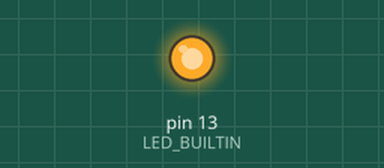
The sketch below on a simulated Arduino Uno, built with avr-gcc and run on an emulated ATmega328P. Shown: output pins drawn as LEDs (lit = HIGH). What the sketch prints to the serial monitor is not drawn.

Above: at 1.4 s.
Timing chart, 0 to 2.9 s (numbered marks = the images above):
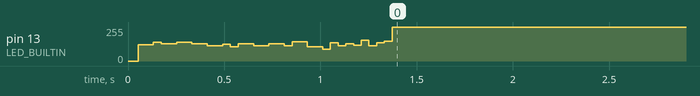

The sketch:

solve.ino
```cpp
#pragma GCC optimize ("-O3")
#define ROUND_NUM 128
typedef unsigned char u8;
typedef unsigned short u16;

u8 ROL8(u8 x, u8 n) {
return ((u8) ((x) << (n)) | (u8) ((x) >> (8 - (n))));
}

u16 ROL16(u16 x, u16 n) {
return ((u16) ((x) << (n)) | (u16) ((x) >> (16 - (n))));
}

void key_gen(u8 *rnd, u8 *key) {
u8 key_in[2];
u8 tmp1, tmp2;
u16 *key_p;
u16 con = 0x9ABC;
key_in[0] = key[0];
key_in[1] = key[1];
key_p = (u16*) key_in;
int i = 0;
static u8 R_BOX1[256] = {0, 34, 68, 102, 136, 170, 204, 238, 17, 51, 85, 119, 153, 187, 221, 255, 34, 68, 102, 136, 170, 204, 238, 16, 51, 85, 119, 153, 187, 221, 255, 33, 68, 102, 136, 170, 204, 238, 16, 50, 85, 119, 153, 187, 221, 255, 33, 67, 102, 136, 170, 204, 238, 16, 50, 84, 119, 153, 187, 221, 255, 33, 67, 101, 136, 170, 204, 238, 16, 50, 84, 118, 153, 187, 221, 255, 33, 67, 101, 135, 170, 204, 238, 16, 50, 84, 118, 152, 187, 221, 255, 33, 67, 101, 135, 169, 204, 238, 16, 50, 84, 118, 152, 186, 221, 255, 33, 67, 101, 135, 169, 203, 238, 16, 50, 84, 118, 152, 186, 220, 255, 33, 67, 101, 135, 169, 203, 237, 17, 51, 85, 119, 153, 187, 221, 255, 34, 68, 102, 136, 170, 204, 238, 16, 51, 85, 119, 153, 187, 221, 255, 33, 68, 102, 136, 170, 204, 238, 16, 50, 85, 119, 153, 187, 221, 255, 33, 67, 102, 136, 170, 204, 238, 16, 50, 84, 119, 153, 187, 221, 255, 33, 67, 101, 136, 170, 204, 238, 16, 50, 84, 118, 153, 187, 221, 255, 33, 67, 101, 135, 170, 204, 238, 16, 50, 84, 118, 152, 187, 221, 255, 33, 67, 101, 135, 169, 204, 238, 16, 50, 84, 118, 152, 186, 221, 255, 33, 67, 101, 135, 169, 203, 238, 16, 50, 84, 118, 152, 186, 220, 255, 33, 67, 101, 135, 169, 203, 237, 16, 50, 84, 118, 152, 186, 220, 254};
static u8 R_BOX2[256] = {0, 136, 17, 153, 34, 170, 51, 187, 68, 204, 85, 221, 102, 238, 119, 255, 136, 16, 153, 33, 170, 50, 187, 67, 204, 84, 221, 101, 238, 118, 255, 135, 17, 153, 34, 170, 51, 187, 68, 204, 85, 221, 102, 238, 119, 255, 136, 16, 153, 33, 170, 50, 187, 67, 204, 84, 221, 101, 238, 118, 255, 135, 16, 152, 34, 170, 51, 187, 68, 204, 85, 221, 102, 238, 119, 255, 136, 16, 153, 33, 170, 50, 187, 67, 204, 84, 221, 101, 238, 118, 255, 135, 16, 152, 33, 169, 51, 187, 68, 204, 85, 221, 102, 238, 119, 255, 136, 16, 153, 33, 170, 50, 187, 67, 204, 84, 221, 101, 238, 118, 255, 135, 16, 152, 33, 169, 50, 186, 68, 204, 85, 221, 102, 238, 119, 255, 136, 16, 153, 33, 170, 50, 187, 67, 204, 84, 221, 101, 238, 118, 255, 135, 16, 152, 33, 169, 50, 186, 67, 203, 85, 221, 102, 238, 119, 255, 136, 16, 153, 33, 170, 50, 187, 67, 204, 84, 221, 101, 238, 118, 255, 135, 16, 152, 33, 169, 50, 186, 67, 203, 84, 220, 102, 238, 119, 255, 136, 16, 153, 33, 170, 50, 187, 67, 204, 84, 221, 101, 238, 118, 255, 135, 16, 152, 33, 169, 50, 186, 67, 203, 84, 220, 101, 237, 119, 255, 136, 16, 153, 33, 170, 50, 187, 67, 204, 84, 221, 101, 238, 118, 255, 135, 16, 152, 33, 169, 50, 186, 67, 203, 84, 220, 101, 237, 118, 254};
static u16 R_BOX3[256] = {0, 514, 1028, 1542, 2056, 2570, 3084, 3598, 4112, 4626, 5140, 5654, 6168, 6682, 7196, 7710, 8224, 8738, 9252, 9766, 10280, 10794, 11308, 11822, 12336, 12850, 13364, 13878, 14392, 14906, 15420, 15934, 16448, 16962, 17476, 17990, 18504, 19018, 19532, 20046, 20560, 21074, 21588, 22102, 22616, 23130, 23644, 24158, 24672, 25186, 25700, 26214, 26728, 27242, 27756, 28270, 28784, 29298, 29812, 30326, 30840, 31354, 31868, 32382, 32896, 33410, 33924, 34438, 34952, 35466, 35980, 36494, 37008, 37522, 38036, 38550, 39064, 39578, 40092, 40606, 41120, 41634, 42148, 42662, 43176, 43690, 44204, 44718, 45232, 45746, 46260, 46774, 47288, 47802, 48316, 48830, 49344, 49858, 50372, 50886, 51400, 51914, 52428, 52942, 53456, 53970, 54484, 54998, 55512, 56026, 56540, 57054, 57568, 58082, 58596, 59110, 59624, 60138, 60652, 61166, 61680, 62194, 62708, 63222, 63736, 64250, 64764, 65278, 257, 771, 1285, 1799, 2313, 2827, 3341, 3855, 4369, 4883, 5397, 5911, 6425, 6939, 7453, 7967, 8481, 8995, 9509, 10023, 10537, 11051, 11565, 12079, 12593, 13107, 13621, 14135, 14649, 15163, 15677, 16191, 16705, 17219, 17733, 18247, 18761, 19275, 19789, 20303, 20817, 21331, 21845, 22359, 22873, 23387, 23901, 24415, 24929, 25443, 25957, 26471, 26985, 27499, 28013, 28527, 29041, 29555, 30069, 30583, 31097, 31611, 32125, 32639, 33153, 33667, 34181, 34695, 35209, 35723, 36237, 36751, 37265, 37779, 38293, 38807, 39321, 39835, 40349, 40863, 41377, 41891, 42405, 42919, 43433, 43947, 44461, 44975, 45489, 46003, 46517, 47031, 47545, 48059, 48573, 49087, 49601, 50115, 50629, 51143, 51657, 52171, 52685, 53199, 53713, 54227, 54741, 55255, 55769, 56283, 56797, 57311, 57825, 58339, 58853, 59367, 59881, 60395, 60909, 61423, 61937, 62451, 62965, 63479, 63993, 64507, 65021, 65535};
while(i<ROUND_NUM){
    tmp1 = R_BOX1[key_in[0]] + R_BOX2[key_in[1]];
    tmp2 = R_BOX1[key_in[0]] ^ R_BOX2[key_in[1]];
    key_in[0] = tmp1;
    key_in[1] = tmp2;
    rnd[i * 2 + 0] = key_in[0];
    rnd[i * 2 + 1] = key_in[1];
    i ++;

    *key_p = R_BOX3[key_in[0]] + R_BOX3[key_in[1]] + 0x3579;
    tmp1 = key_in[0] + key_in[1];
    tmp2 = key_in[0] ^ key_in[1];
    key_in[0] = tmp1;
    key_in[1] = tmp2;
    rnd[i * 2 + 0] = key_in[0];
    rnd[i * 2 + 1] = key_in[1];
    i++;

    tmp1 = R_BOX1[key_in[0]] + R_BOX2[key_in[1]];
    tmp2 = R_BOX1[key_in[0]] ^ R_BOX2[key_in[1]];
    key_in[0] = tmp1;
    key_in[1] = tmp2;
    rnd[i * 2 + 0] = key_in[0];
    rnd[i * 2 + 1] = key_in[1];
    i ++;

    *key_p = R_BOX3[key_in[0]] + R_BOX3[key_in[1]] + 0xd5e4;
    tmp1 = key_in[0] + key_in[1];
    tmp2 = key_in[0] ^ key_in[1];
    key_in[0] = tmp1;
    key_in[1] = tmp2;
    rnd[i * 2 + 0] = key_in[0];
    rnd[i * 2 + 1] = key_in[1];
    i++;

    tmp1 = R_BOX1[key_in[0]] + R_BOX2[key_in[1]];
    tmp2 = R_BOX1[key_in[0]] ^ R_BOX2[key_in[1]];
    key_in[0] = tmp1;
    key_in[1] = tmp2;
    rnd[i * 2 + 0] = key_in[0];
    rnd[i * 2 + 1] = key_in[1];
    i ++;

    *key_p = R_BOX3[key_in[0]] + R_BOX3[key_in[1]] + 0x5793;
    tmp1 = key_in[0] + key_in[1];
    tmp2 = key_in[0] ^ key_in[1];
    key_in[0] = tmp1;
    key_in[1] = tmp2;
    rnd[i * 2 + 0] = key_in[0];
    rnd[i * 2 + 1] = key_in[1];
    i++;

    tmp1 = R_BOX1[key_in[0]] + R_BOX2[key_in[1]];
    tmp2 = R_BOX1[key_in[0]] ^ R_BOX2[key_in[1]];
    key_in[0] = tmp1;
    key_in[1] = tmp2;
    rnd[i * 2 + 0] = key_in[0];
    rnd[i * 2 + 1] = key_in[1];
    i ++;

    *key_p = R_BOX3[key_in[0]] + R_BOX3[key_in[1]] + 0x5e4d;
    tmp1 = key_in[0] + key_in[1];
    tmp2 = key_in[0] ^ key_in[1];
    key_in[0] = tmp1;
    key_in[1] = tmp2;
    rnd[i * 2 + 0] = key_in[0];
    rnd[i * 2 + 1] = key_in[1];
    i++;


    tmp1 = R_BOX1[key_in[0]] + R_BOX2[key_in[1]];
    tmp2 = R_BOX1[key_in[0]] ^ R_BOX2[key_in[1]];
    key_in[0] = tmp1;
    key_in[1] = tmp2;
    rnd[i * 2 + 0] = key_in[0];
    rnd[i * 2 + 1] = key_in[1];
    i ++;

    *key_p = R_BOX3[key_in[0]] + R_BOX3[key_in[1]] + 0x7935;
    tmp1 = key_in[0] + key_in[1];
    tmp2 = key_in[0] ^ key_in[1];
    key_in[0] = tmp1;
    key_in[1] = tmp2;
    rnd[i * 2 + 0] = key_in[0];
    rnd[i * 2 + 1] = key_in[1];
    i++;

    tmp1 = R_BOX1[key_in[0]] + R_BOX2[key_in[1]];
    tmp2 = R_BOX1[key_in[0]] ^ R_BOX2[key_in[1]];
    key_in[0] = tmp1;
    key_in[1] = tmp2;
    rnd[i * 2 + 0] = key_in[0];
    rnd[i * 2 + 1] = key_in[1];
    i ++;

    *key_p = R_BOX3[key_in[0]] + R_BOX3[key_in[1]] + 0xe4d5;
    tmp1 = key_in[0] + key_in[1];
    tmp2 = key_in[0] ^ key_in[1];
    key_in[0] = tmp1;
    key_in[1] = tmp2;
    rnd[i * 2 + 0] = key_in[0];
    rnd[i * 2 + 1] = key_in[1];
    i++;
    tmp1 = R_BOX1[key_in[0]] + R_BOX2[key_in[1]];
    tmp2 = R_BOX1[key_in[0]] ^ R_BOX2[key_in[1]];
    key_in[0] = tmp1;
    key_in[1] = tmp2;
    rnd[i * 2 + 0] = key_in[0];
    rnd[i * 2 + 1] = key_in[1];
    i ++;

    *key_p = R_BOX3[key_in[0]] + R_BOX3[key_in[1]] + 0x9357;
    tmp1 = key_in[0] + key_in[1];
    tmp2 = key_in[0] ^ key_in[1];
    key_in[0] = tmp1;
    key_in[1] = tmp2;
    rnd[i * 2 + 0] = key_in[0];
    rnd[i * 2 + 1] = key_in[1];
    i++;

    tmp1 = R_BOX1[key_in[0]] + R_BOX2[key_in[1]];
    tmp2 = R_BOX1[key_in[0]] ^ R_BOX2[key_in[1]];
    key_in[0] = tmp1;
    key_in[1] = tmp2;
    rnd[i * 2 + 0] = key_in[0];
    rnd[i * 2 + 1] = key_in[1];
    i ++;

    *key_p = R_BOX3[key_in[0]] + R_BOX3[key_in[1]] + 0x4d5e;
    rnd[i * 2 + 0] = key_in[0] + key_in[1];
    rnd[i * 2 + 1] = key_in[0] ^ key_in[1];
    key_in[0] = rnd[i * 2 + 0];
    key_in[1] = rnd[i * 2 + 1];
    i++;

    tmp1 = R_BOX1[key_in[0]] + R_BOX2[key_in[1]];
    tmp2 = R_BOX1[key_in[0]] ^ R_BOX2[key_in[1]];
    key_in[0] = tmp1;
    key_in[1] = tmp2;
    rnd[i * 2 + 0] = key_in[0];
    rnd[i * 2 + 1] = key_in[1];
    i ++;

    *key_p = R_BOX3[key_in[0]] + R_BOX3[key_in[1]] + 0x3579;
    tmp1 = key_in[0] + key_in[1];
    tmp2 = key_in[0] ^ key_in[1];
    key_in[0] = tmp1;
    key_in[1] = tmp2;
    rnd[i * 2 + 0] = key_in[0];
    rnd[i * 2 + 1] = key_in[1];
    i++;

    tmp1 = R_BOX1[key_in[0]] + R_BOX2[key_in[1]];
    tmp2 = R_BOX1[key_in[0]] ^ R_BOX2[key_in[1]];
    key_in[0] = tmp1;
    key_in[1] = tmp2;
    rnd[i * 2 + 0] = key_in[0];
    rnd[i * 2 + 1] = key_in[1];
    i ++;

    *key_p = R_BOX3[key_in[0]] + R_BOX3[key_in[1]] + 0xd5e4;
    tmp1 = key_in[0] + key_in[1];
    tmp2 = key_in[0] ^ key_in[1];
    key_in[0] = tmp1;
    key_in[1] = tmp2;
    rnd[i * 2 + 0] = key_in[0];
    rnd[i * 2 + 1] = key_in[1];
    i++;

    tmp1 = R_BOX1[key_in[0]] + R_BOX2[key_in[1]];
    tmp2 = R_BOX1[key_in[0]] ^ R_BOX2[key_in[1]];
    key_in[0] = tmp1;
    key_in[1] = tmp2;
    rnd[i * 2 + 0] = key_in[0];
    rnd[i * 2 + 1] = key_in[1];
    i ++;

    *key_p = R_BOX3[key_in[0]] + R_BOX3[key_in[1]] + 0x5793;
    tmp1 = key_in[0] + key_in[1];
    tmp2 = key_in[0] ^ key_in[1];
    key_in[0] = tmp1;
    key_in[1] = tmp2;
    rnd[i * 2 + 0] = key_in[0];
    rnd[i * 2 + 1] = key_in[1];
    i++;

    tmp1 = R_BOX1[key_in[0]] + R_BOX2[key_in[1]];
    tmp2 = R_BOX1[key_in[0]] ^ R_BOX2[key_in[1]];
    key_in[0] = tmp1;
    key_in[1] = tmp2;
    rnd[i * 2 + 0] = key_in[0];
    rnd[i * 2 + 1] = key_in[1];
    i ++;

    *key_p = R_BOX3[key_in[0]] + R_BOX3[key_in[1]] + 0x5e4d;
    tmp1 = key_in[0] + key_in[1];
    tmp2 = key_in[0] ^ key_in[1];
    key_in[0] = tmp1;
    key_in[1] = tmp2;
    rnd[i * 2 + 0] = key_in[0];
    rnd[i * 2 + 1] = key_in[1];
    i++;


    tmp1 = R_BOX1[key_in[0]] + R_BOX2[key_in[1]];
    tmp2 = R_BOX1[key_in[0]] ^ R_BOX2[key_in[1]];
    key_in[0] = tmp1;
    key_in[1] = tmp2;
    rnd[i * 2 + 0] = key_in[0];
    rnd[i * 2 + 1] = key_in[1];
    i ++;

    *key_p = R_BOX3[key_in[0]] + R_BOX3[key_in[1]] + 0x7935;
    tmp1 = key_in[0] + key_in[1];
    tmp2 = key_in[0] ^ key_in[1];
    key_in[0] = tmp1;
    key_in[1] = tmp2;
    rnd[i * 2 + 0] = key_in[0];
    rnd[i * 2 + 1] = key_in[1];
    i++;

    tmp1 = R_BOX1[key_in[0]] + R_BOX2[key_in[1]];
    tmp2 = R_BOX1[key_in[0]] ^ R_BOX2[key_in[1]];
    key_in[0] = tmp1;
    key_in[1] = tmp2;
    rnd[i * 2 + 0] = key_in[0];
    rnd[i * 2 + 1] = key_in[1];
    i ++;

    *key_p = R_BOX3[key_in[0]] + R_BOX3[key_in[1]] + 0xe4d5;
    tmp1 = key_in[0] + key_in[1];
    tmp2 = key_in[0] ^ key_in[1];
    key_in[0] = tmp1;
    key_in[1] = tmp2;
    rnd[i * 2 + 0] = key_in[0];
    rnd[i * 2 + 1] = key_in[1];
    i++;
    tmp1 = R_BOX1[key_in[0]] + R_BOX2[key_in[1]];
    tmp2 = R_BOX1[key_in[0]] ^ R_BOX2[key_in[1]];
    key_in[0] = tmp1;
    key_in[1] = tmp2;
    rnd[i * 2 + 0] = key_in[0];
    rnd[i * 2 + 1] = key_in[1];
    i ++;

    *key_p = R_BOX3[key_in[0]] + R_BOX3[key_in[1]] + 0x9357;
    tmp1 = key_in[0] + key_in[1];
    tmp2 = key_in[0] ^ key_in[1];
    key_in[0] = tmp1;
    key_in[1] = tmp2;
    rnd[i * 2 + 0] = key_in[0];
    rnd[i * 2 + 1] = key_in[1];
    i++;

    tmp1 = R_BOX1[key_in[0]] + R_BOX2[key_in[1]];
    tmp2 = R_BOX1[key_in[0]] ^ R_BOX2[key_in[1]];
    key_in[0] = tmp1;
    key_in[1] = tmp2;
    rnd[i * 2 + 0] = key_in[0];
    rnd[i * 2 + 1] = key_in[1];
    i ++;

    *key_p = R_BOX3[key_in[0]] + R_BOX3[key_in[1]] + 0x4d5e;
    rnd[i * 2 + 0] = key_in[0] + key_in[1];
    rnd[i * 2 + 1] = key_in[0] ^ key_in[1];
    key_in[0] = rnd[i * 2 + 0];
    key_in[1] = rnd[i * 2 + 1];
    i++;
}
}


void enc(u8 *text, u8 *rnd) {
  u8 text_in[2];
  u8 tmp;
  u8 a1,a2;
  u16 *text_p;

  text_in[0] = text[0];
  text_in[1] = text[1];

  text_p = (u16*) text_in;

  int i = 0;
  while (i < ROUND_NUM) {
    *text_p = ROL16(*text_p, 4);
    text_in[0] = text_in[0] + rnd[i * 2 + 0];
    text_in[1] = text_in[1] ^ rnd[i * 2 + 1];
    i++;

    *text_p = ROL16(*text_p, 8);
    text_in[0] = text_in[0] + rnd[i * 2 + 0];
    text_in[1] = text_in[1] ^ rnd[i * 2 + 1];
    i++;

    *text_p = ROL16(*text_p, 4);
    text_in[0] = text_in[0] + rnd[i * 2 + 0];
    text_in[1] = text_in[1] ^ rnd[i * 2 + 1];
    i++;

    *text_p = ROL16(*text_p, 8);
    text_in[0] = text_in[0] + rnd[i * 2 + 0];
    text_in[1] = text_in[1] ^ rnd[i * 2 + 1];
    i++;

    *text_p = ROL16(*text_p, 4);
    text_in[0] = text_in[0] + rnd[i * 2 + 0];
    text_in[1] = text_in[1] ^ rnd[i * 2 + 1];
    i++;

    *text_p = ROL16(*text_p, 8);
    text_in[0] = text_in[0] + rnd[i * 2 + 0];
    text_in[1] = text_in[1] ^ rnd[i * 2 + 1];
    i++;

    *text_p = ROL16(*text_p, 4);
    text_in[0] = text_in[0] + rnd[i * 2 + 0];
    text_in[1] = text_in[1] ^ rnd[i * 2 + 1];
    i++;

    *text_p = ROL16(*text_p, 8);
    text_in[0] = text_in[0] + rnd[i * 2 + 0];
    text_in[1] = text_in[1] ^ rnd[i * 2 + 1];
    i++;

    *text_p = ROL16(*text_p, 4);
    text_in[0] = text_in[0] + rnd[i * 2 + 0];
    text_in[1] = text_in[1] ^ rnd[i * 2 + 1];
    i++;

    *text_p = ROL16(*text_p, 8);
    text_in[0] = text_in[0] + rnd[i * 2 + 0];
    text_in[1] = text_in[1] ^ rnd[i * 2 + 1];
    i++;

    *text_p = ROL16(*text_p, 4);
    text_in[0] = text_in[0] + rnd[i * 2 + 0];
    text_in[1] = text_in[1] ^ rnd[i * 2 + 1];
    i++;

    *text_p = ROL16(*text_p, 8);
    text_in[0] = text_in[0] + rnd[i * 2 + 0];
    text_in[1] = text_in[1] ^ rnd[i * 2 + 1];
    i++;

    *text_p = ROL16(*text_p, 4);
    text_in[0] = text_in[0] + rnd[i * 2 + 0];
    text_in[1] = text_in[1] ^ rnd[i * 2 + 1];
    i++;

    *text_p = ROL16(*text_p, 8);
    text_in[0] = text_in[0] + rnd[i * 2 + 0];
    text_in[1] = text_in[1] ^ rnd[i * 2 + 1];
    i++;

    *text_p = ROL16(*text_p, 4);
    text_in[0] = text_in[0] + rnd[i * 2 + 0];
    text_in[1] = text_in[1] ^ rnd[i * 2 + 1];
    i++;

    *text_p = ROL16(*text_p, 8);
    text_in[0] = text_in[0] + rnd[i * 2 + 0];
    text_in[1] = text_in[1] ^ rnd[i * 2 + 1];
    i++;

    *text_p = ROL16(*text_p, 4);
    text_in[0] = text_in[0] + rnd[i * 2 + 0];
    text_in[1] = text_in[1] ^ rnd[i * 2 + 1];
    i++;

    *text_p = ROL16(*text_p, 8);
    text_in[0] = text_in[0] + rnd[i * 2 + 0];
    text_in[1] = text_in[1] ^ rnd[i * 2 + 1];
    i++;

    *text_p = ROL16(*text_p, 4);
    text_in[0] = text_in[0] + rnd[i * 2 + 0];
    text_in[1] = text_in[1] ^ rnd[i * 2 + 1];
    i++;

    *text_p = ROL16(*text_p, 8);
    text_in[0] = text_in[0] + rnd[i * 2 + 0];
    text_in[1] = text_in[1] ^ rnd[i * 2 + 1];
    i++;

    *text_p = ROL16(*text_p, 4);
    text_in[0] = text_in[0] + rnd[i * 2 + 0];
    text_in[1] = text_in[1] ^ rnd[i * 2 + 1];
    i++;

    *text_p = ROL16(*text_p, 8);
    text_in[0] = text_in[0] + rnd[i * 2 + 0];
    text_in[1] = text_in[1] ^ rnd[i * 2 + 1];
    i++;

    *text_p = ROL16(*text_p, 4);
    text_in[0] = text_in[0] + rnd[i * 2 + 0];
    text_in[1] = text_in[1] ^ rnd[i * 2 + 1];
    i++;

    *text_p = ROL16(*text_p, 8);
    text_in[0] = text_in[0] + rnd[i * 2 + 0];
    text_in[1] = text_in[1] ^ rnd[i * 2 + 1];
    i++;

    *text_p = ROL16(*text_p, 4);
    text_in[0] = text_in[0] + rnd[i * 2 + 0];
    text_in[1] = text_in[1] ^ rnd[i * 2 + 1];
    i++;

    *text_p = ROL16(*text_p, 8);
    text_in[0] = text_in[0] + rnd[i * 2 + 0];
    text_in[1] = text_in[1] ^ rnd[i * 2 + 1];
    i++;

    *text_p = ROL16(*text_p, 4);
    text_in[0] = text_in[0] + rnd[i * 2 + 0];
    text_in[1] = text_in[1] ^ rnd[i * 2 + 1];
    i++;

    *text_p = ROL16(*text_p, 8);
    text_in[0] = text_in[0] + rnd[i * 2 + 0];
    text_in[1] = text_in[1] ^ rnd[i * 2 + 1];
    i++;

    *text_p = ROL16(*text_p, 4);
    text_in[0] = text_in[0] + rnd[i * 2 + 0];
    text_in[1] = text_in[1] ^ rnd[i * 2 + 1];
    i++;

    *text_p = ROL16(*text_p, 8);
    text_in[0] = text_in[0] + rnd[i * 2 + 0];
    text_in[1] = text_in[1] ^ rnd[i * 2 + 1];
    i++;

    *text_p = ROL16(*text_p, 4);
    text_in[0] = text_in[0] + rnd[i * 2 + 0];
    text_in[1] = text_in[1] ^ rnd[i * 2 + 1];
    i++;

    *text_p = ROL16(*text_p, 8);
    text_in[0] = text_in[0] + rnd[i * 2 + 0];
    text_in[1] = text_in[1] ^ rnd[i * 2 + 1];
    i++;

  }
  text[0] = text_in[0];
  text[1] = text_in[1];
}
u8 TEST_VECTOR(u8 *in, u8 *answer) {
return (in[0] == answer[0] && in[1] == answer[1]);
}

void setup() { Serial.begin(115200);
pinMode(LED_BUILTIN, OUTPUT);
u8 key[3][2] = { {0x12, 0x34}, {0x9A, 0xBD}, {0x11, 0x22} };
u8 rnd[ROUND_NUM * 2] = { 0, };
u8 text[3][2] = { {0x56, 0x78}, {0xDE, 0xF0}, {0x33, 0x44} };
u8 out_text[3][2] = { {0x50, 0x3F}, {0x88, 0x28}, {0x7F, 0x33} };
Serial.println("-----------------");
Serial.println(" TEST VECTOR ");
Serial.println("-----------------");
for(int i=0; i<3; i++) { key_gen(rnd, key[i]);
enc(text[i], rnd);
if(TEST_VECTOR(text[i], out_text[i])){
Serial.println(">> CORRECT");
}else{
Serial.println(">> WRONG");
} }
Serial.println("-----------------");
Serial.println(" BENCHMARK ");
Serial.println("-----------------");
u8 key_bench[2] = { 0x12, 0x34 };
u8 text_bench[2] = { 0x56, 0x78 };
u32 time1;
u32 time2;
time1 = millis();
for(int i=0; i<4096; i++) {
key_gen(rnd,key_bench);
enc(text_bench,rnd);

    if (text_bench[0] > 0x80) {
      digitalWrite(LED_BUILTIN, HIGH);
    } else {
      digitalWrite(LED_BUILTIN, LOW);
    }

}
time2 = millis();
Serial.print(">> ");
Serial.println((time2-time1)); Serial.println("-----------------");
}
void loop() { }
```
